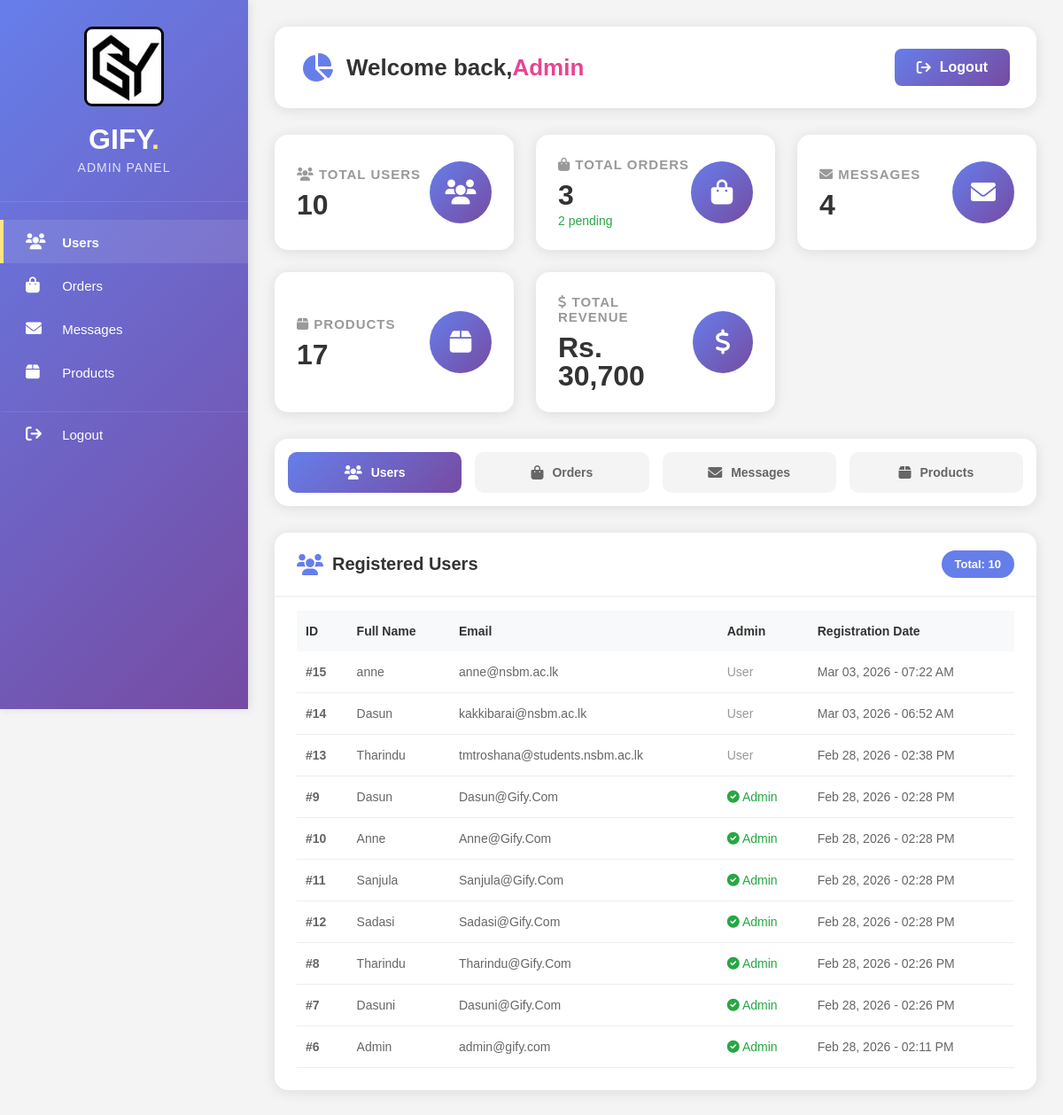
The page /admin/index.php (signed in) on the database as committed earlier.
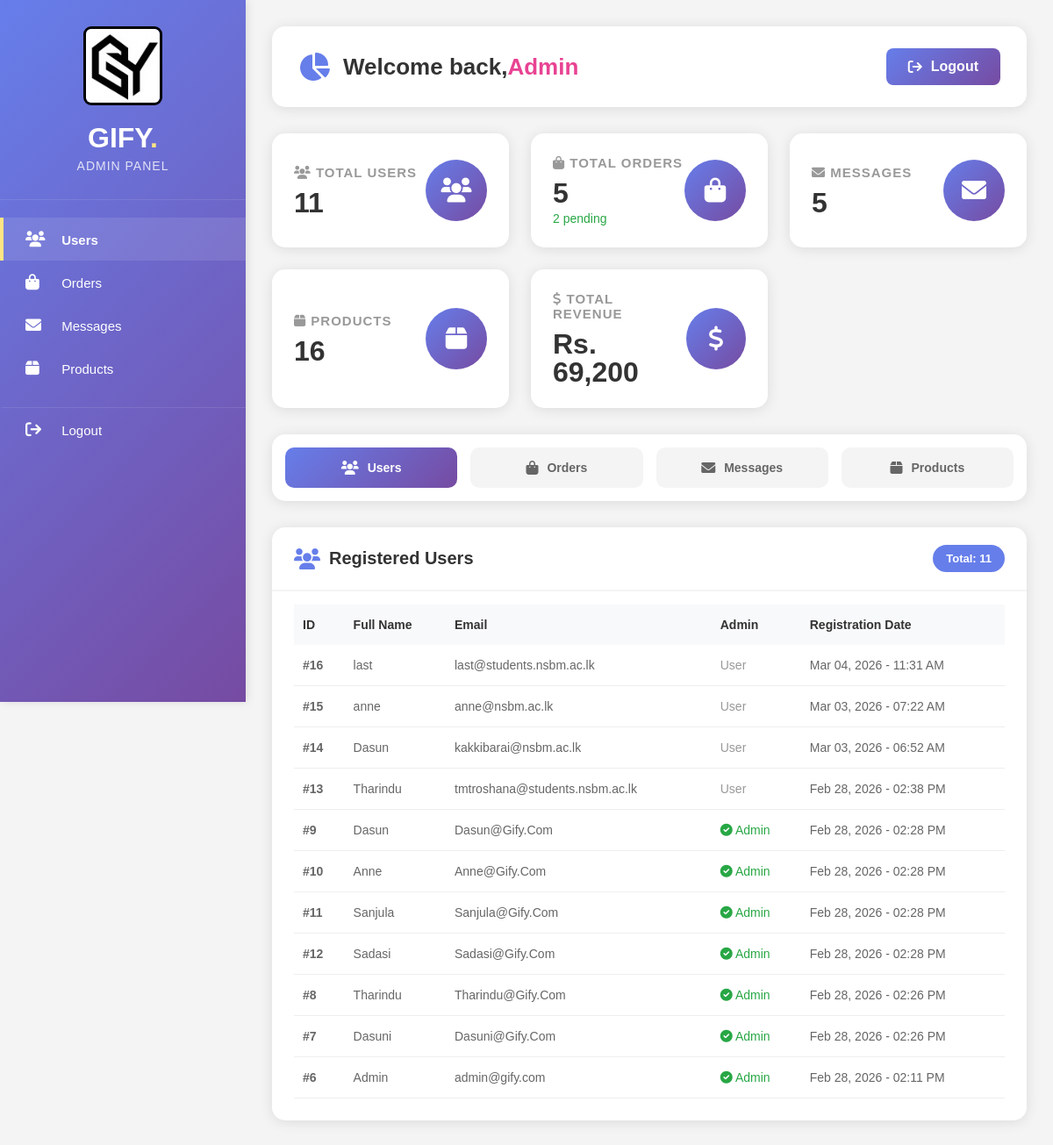
The same page on the database as committed later.
### tables this page shows
CREATE TABLE `users` (
  `id` int(11) NOT NULL,
  `full_name` varchar(100) NOT NULL,
  `email` varchar(100) NOT NULL,
  `password` varchar(255) NOT NULL,
  `created_at` timestamp NOT NULL DEFAULT current_timestamp(),
  `is_admin` tinyint(4) DEFAULT 0
);

### admin/index.php (the view, shortened to what this page needs)
<?php
require_once '../config/database.php';
$users_count = $pdo->query("SELECT COUNT(*) FROM users")->fetchColumn();
$messages_count = $pdo->query("SELECT COUNT(*) FROM contact_messages")->fetchColumn();
$products_count = $pdo->query("SELECT COUNT(*) FROM products")->fetchColumn();
$orders_count = $pdo->query("SELECT COUNT(*) FROM orders")->fetchColumn();
$pending_orders = $pdo->query("SELECT COUNT(*) FROM orders WHERE status = 'pending'")->fetchColumn();
$total_revenue = $pdo->query("SELECT SUM(total_amount) FROM orders WHERE status != 'cancelled'")->fetchColumn();
$users = $pdo->query("SELECT * FROM users ORDER BY created_at DESC")->fetchAll();
?>
<!DOCTYPE html>
<html>
<head>
    <link rel="stylesheet" href="https://cdnjs.cloudflare.com/ajax/libs/font-awesome/6.0.0/css/all.min.css">
</head>
<body>
    <div class="admin-container">
        <div class="sidebar">
            <div class="sidebar-header">
                <img src="../image/logo.jpeg" alt="GIFY Logo" class="logo-img">
                <h2>GIFY<span>.</span></h2>
                <p>ADMIN PANEL</p>
            </div>
            <div class="sidebar-menu">
                <a href="#" class="active" onclick="showTab('users'); return false;">
                    <i class="fas fa-users"></i> <span>Users</span>
                </a>
                <a href="#" onclick="showTab('orders'); return false;">
                    <i class="fas fa-shopping-bag"></i> <span>Orders</span>
                </a>
                <a href="#" onclick="showTab('messages'); return false;">
                    <i class="fas fa-envelope"></i> <span>Messages</span>
                </a>
                <a href="#" onclick="showTab('products'); return false;">
                    <i class="fas fa-box"></i> <span>Products</span>
                </a>
                <a href="logout.php" style="border-top: 1px solid rgba(255,255,255,0.1); margin-top: 20px;">
                    <i class="fas fa-sign-out"></i> <span>Logout</span>
                </a>
            </div>
        </div>
        <div class="main-content">
            <div class="header">
                <h1>
                    <i class="fas fa-chart-pie"></i>
                    Welcome back, <span>Admin</span>
                </h1>
                <a href="logout.php" class="logout-btn">
                    <i class="fas fa-sign-out"></i> Logout
                </a>
            </div>
            <div class="stats-grid">
                <div class="stat-card">
                    <div class="stat-info">
                        <h3><i class="fas fa-users"></i> Total Users</h3>
                        <div class="number"><?php echo $users_count; ?></div>
                    </div>
                    <div class="stat-icon">
                        <i class="fas fa-users"></i>
                    </div>
                </div>
                <div class="stat-card">
                    <div class="stat-info">
                        <h3><i class="fas fa-shopping-bag"></i> Total Orders</h3>
                        <div class="number"><?php echo $orders_count; ?></div>
                        <div class="small-text"><?php echo $pending_orders; ?> pending</div>
                    </div>
                    <div class="stat-icon">
                        <i class="fas fa-shopping-bag"></i>
                    </div>
                </div>
                <div class="stat-card">
                    <div class="stat-info">
                        <h3><i class="fas fa-envelope"></i> Messages</h3>
                        <div class="number"><?php echo $messages_count; ?></div>
                    </div>
                    <div class="stat-icon">
                        <i class="fas fa-envelope"></i>
                    </div>
                </div>
                <div class="stat-card">
                    <div class="stat-info">
                        <h3><i class="fas fa-box"></i> Products</h3>
                        <div class="number"><?php echo $products_count; ?></div>
                    </div>
                    <div class="stat-icon">
                        <i class="fas fa-box"></i>
                    </div>
                </div>
                <div class="stat-card">
                    <div class="stat-info">
                        <h3><i class="fas fa-dollar-sign"></i> Total Revenue</h3>
                        <div class="number">Rs. <?php echo number_format($total_revenue); ?></div>
                    </div>
                    <div class="stat-icon">
                        <i class="fas fa-dollar-sign"></i>
                    </div>
                </div>
            </div>
            <div class="tab-navigation">
                <button class="tab-btn active" onclick="showTab('users')">
                    <i class="fas fa-users"></i> Users
                </button>
                <button class="tab-btn" onclick="showTab('orders')">
                    <i class="fas fa-shopping-bag"></i> Orders
                </button>
                <button class="tab-btn" onclick="showTab('messages')">
                    <i class="fas fa-envelope"></i> Messages
                </button>
                <button class="tab-btn" onclick="showTab('products')">
                    <i class="fas fa-box"></i> Products
                </button>
            </div>
            <div id="users" class="content-card active">
                <div class="card-header">
                    <h2><i class="fas fa-users"></i> Registered Users</h2>
                    <span class="badge">Total: <?php echo $users_count; ?></span>
                </div>
                <div class="table-responsive">
                    <table>
                        <thead>
                            <tr>
                                <th>ID</th>
                                <th>Full Name</th>
                                <th>Email</th>
                                <th>Admin</th>
                                <th>Registration Date</th>
                            </tr>
                        </thead>
                        <tbody>
                            <?php if(empty($users)): ?>
                            <tr>
                                <td colspan="5" class="empty-state">
                                    <i class="fas fa-users"></i>
                                    <p>No users registered yet</p>
                                </td>
                            </tr>
                            <?php else: ?>
                                <?php foreach($users as $user): ?>
                                <tr>
                                    <td><strong>#<?php echo $user['id']; ?></strong></td>
                                    <td><?php echo htmlspecialchars($user['full_name']); ?></td>
                                    <td><?php echo htmlspecialchars($user['email']); ?></td>
                                    <td>
                                        <?php if($user['is_admin']): ?>
                                            <span style="color: #28a745;"><i class="fas fa-check-circle"></i> Admin</span>
                                        <?php else: ?>
                                            <span style="color: #999;">User</span>
                                        <?php endif; ?>
                                    </td>
                                    <td><?php echo date('M d, Y - h:i A', strtotime($user['created_at'])); ?></td>
                                </tr>
                                <?php endforeach; ?>
                            <?php endif; ?>
                        </tbody>
                    </table>
                </div>
            </div>
        </div>
    </div>
</body>
</html>

### admin/index.php (style rules this page uses)
* { margin: 0; padding: 0; box-sizing: border-box; font-family: 'Poppins', sans-serif; }
body { background: #f4f4f4; }
.admin-container { display: flex; min-height: 100vh; }
.sidebar { width: 280px; background: linear-gradient(135deg, #667eea 0%, #764ba2 100%); color: white; position: fixed; height: 100vh; overflow-y: auto; box-shadow: 2px 0 10px rgba(0,0,0,0.1); }
.sidebar-header .logo-img { width: 90px; height: 90px; border-radius: 10%; object-fit: cover; border: 3px solid #000000; margin-bottom: 15px; }
.sidebar-header { padding: 30px 20px; text-align: center; border-bottom: 1px solid rgba(255,255,255,0.1); }
.sidebar-header h2 { font-size: 32px; margin-bottom: 5px; font-weight: 700; }
.sidebar-header h2 span { color: #ffe484; }
.sidebar-header p { font-size: 14px; opacity: 0.8; letter-spacing: 1px; }
.sidebar-menu { padding: 20px 0; }
.sidebar-menu a { display: block; padding: 15px 25px; color: white; text-decoration: none; transition: all 0.3s; border-left: 4px solid transparent; font-size: 15px; }
.sidebar-menu a i { margin-right: 12px; width: 25px; font-size: 18px; }
.sidebar-menu a.active { background: rgba(255,255,255,0.1); border-left-color: #ffe484; font-weight: 600; }
.main-content { flex: 1; margin-left: 280px; padding: 30px; }
.header { background: white; padding: 25px 30px; border-radius: 15px; box-shadow: 0 2px 15px rgba(0,0,0,0.1); display: flex; justify-content: space-between; align-items: center; margin-bottom: 30px; }
.header h1 { font-size: 26px; color: #333; display: flex; align-items: center; }
.header h1 i { color: #667eea; margin-right: 15px; font-size: 32px; }
.header h1 span { color: #e84393; font-weight: 700; }
.logout-btn { background: linear-gradient(135deg, #667eea 0%, #764ba2 100%); color: white; padding: 12px 25px; border-radius: 8px; text-decoration: none; font-weight: 600; transition: all 0.3s; display: flex; align-items: center; gap: 10px; }
.stats-grid { display: grid; grid-template-columns: repeat(auto-fit, minmax(240px, 1fr)); gap: 25px; margin-bottom: 30px; }
.stat-card { background: white; padding: 25px; border-radius: 15px; box-shadow: 0 2px 15px rgba(0,0,0,0.1); display: flex; align-items: center; justify-content: space-between; transition: all 0.3s; }
.stat-info h3 { font-size: 15px; color: #999; margin-bottom: 10px; text-transform: uppercase; letter-spacing: 1px; }
.stat-info .number { font-size: 32px; font-weight: 700; color: #333; line-height: 1; }
.stat-info .small-text { font-size: 14px; color: #28a745; margin-top: 5px; }
.stat-icon { width: 70px; height: 70px; background: linear-gradient(135deg, #667eea 0%, #764ba2 100%); border-radius: 50%; display: flex; align-items: center; justify-content: center; color: white; font-size: 28px; }
.tab-navigation { background: white; border-radius: 15px; padding: 15px; box-shadow: 0 2px 15px rgba(0,0,0,0.1); margin-bottom: 30px; display: flex; gap: 15px; flex-wrap: wrap; }
.tab-btn { padding: 15px 25px; border: none; border-radius: 10px; font-size: 14px; font-weight: 600; cursor: pointer; transition: all 0.3s; display: flex; align-items: center; gap: 10px; background: #f4f4f4; color: #666; flex: 1; justify-content: center; }
.tab-btn i { font-size: 16px; }
.tab-btn.active { background: linear-gradient(135deg, #667eea 0%, #764ba2 100%); color: white; }
.content-card { background: white; border-radius: 15px; box-shadow: 0 2px 15px rgba(0,0,0,0.1); overflow: hidden; display: none; }
.content-card.active { display: block; animation: slideIn 0.3s ease; }
.card-header { padding: 20px 25px; border-bottom: 2px solid #f4f4f4; display: flex; justify-content: space-between; align-items: center; flex-wrap: wrap; gap: 15px; }
.card-header h2 { font-size: 20px; color: #333; display: flex; align-items: center; gap: 10px; }
.card-header h2 i { color: #667eea; font-size: 24px; }
.card-header .badge { background: #667eea; color: white; padding: 8px 15px; border-radius: 20px; font-size: 13px; font-weight: 600; }
.table-responsive { overflow-x: auto; padding: 0 25px 25px 25px; }
table { width: 100%; border-collapse: collapse; margin-top: 15px; }
th { text-align: left; padding: 15px 10px; background: #f8f9fa; color: #333; font-weight: 600; font-size: 14px; white-space: nowrap; }
td { padding: 15px 10px; border-bottom: 1px solid #eee; color: #666; font-size: 14px; }

Rows that differ between the two databases and show on the page:
added users: id "16", full_name "last", email "last@students.nsbm.ac.lk", is_admin "User", created_at "Mar 04, 2026 - 11:31 AM"
Other text that changed with them:
$users_count: "10" → "11"
$orders_count: "3" → "5"
$messages_count: "4" → "5"
$products_count: "17" → "16"
$total_revenue: "30,700" → "69,200"
